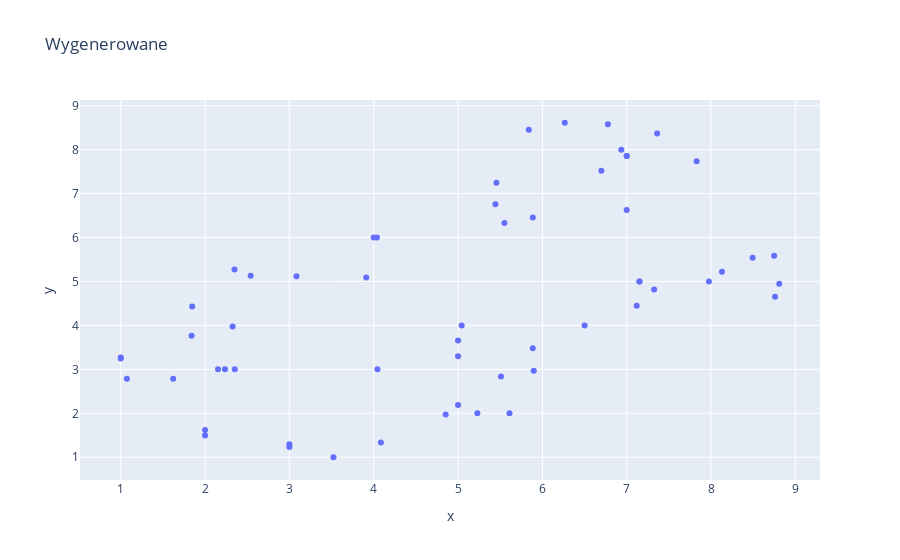

Notebook code for this chart:
### Code cell
fig = px.scatter(x= temp_out.T[0], y= temp_out.T[1],title='Wygenerowane')
fig.show()

### Figure 1 — Plotly figure (JSON) as saved in the notebook; plotly's stock layout.template omitted (floating-point values rounded to 4 significant figures)
{"data": [{"hovertemplate": "x=%{x}<br>y=%{y}<extra></extra>", "legendgroup": "", "marker": {"color": "#636efa", "symbol": "circle"}, "mode": "markers", "name": "", "orientation": "v", "showlegend": false, "type": "scatter", "x": [1, 2.236, 3, 3.522, 1.073, 1.622, 4, 2.54, 5.229, 5.898, 1.847, 3.911, 1, 2.327, 2.153, 3, 5.611, 5.509, 4.085, 4.854, 5, 4.045, 2.352, 1.84, 5, 5, 2, 2, 5.55, 4.038, 7.15, 7.153, 7, 7.829, 8.748, 8.494, 5.043, 5.886, 6.777, 7.361, 6.266, 5.839, 7.119, 8.13, 6.7, 7, 8.809, 8.759, 5.887, 5.443, 7.975, 7, 2.349, 3.084, 6.937, 5.456, 7.326, 6.501], "xaxis": "x", "y": [3.248, 3, 1.235, 1, 2.785, 2.784, 6, 5.131, 2, 2.97, 4.433, 5.088, 3.27, 3.974, 3, 1.297, 2, 2.838, 1.338, 1.974, 3.299, 3, 3, 3.764, 2.192, 3.657, 1.618, 1.493, 6.331, 6, 5, 5, 7.857, 7.736, 5.587, 5.541, 4, 3.48, 8.579, 8.365, 8.612, 8.451, 4.445, 5.224, 7.52, 7.857, 4.946, 4.652, 6.455, 6.757, 5, 6.624, 5.272, 5.12, 8, 7.245, 4.817, 4], "yaxis": "y"}], "layout": {"legend": {"tracegroupgap": 0}, "title": {"text": "Wygenerowane"}, "xaxis": {"anchor": "y", "domain": [0, 1], "title": {"text": "x"}}, "yaxis": {"anchor": "x", "domain": [0, 1], "title": {"text": "y"}}}}
